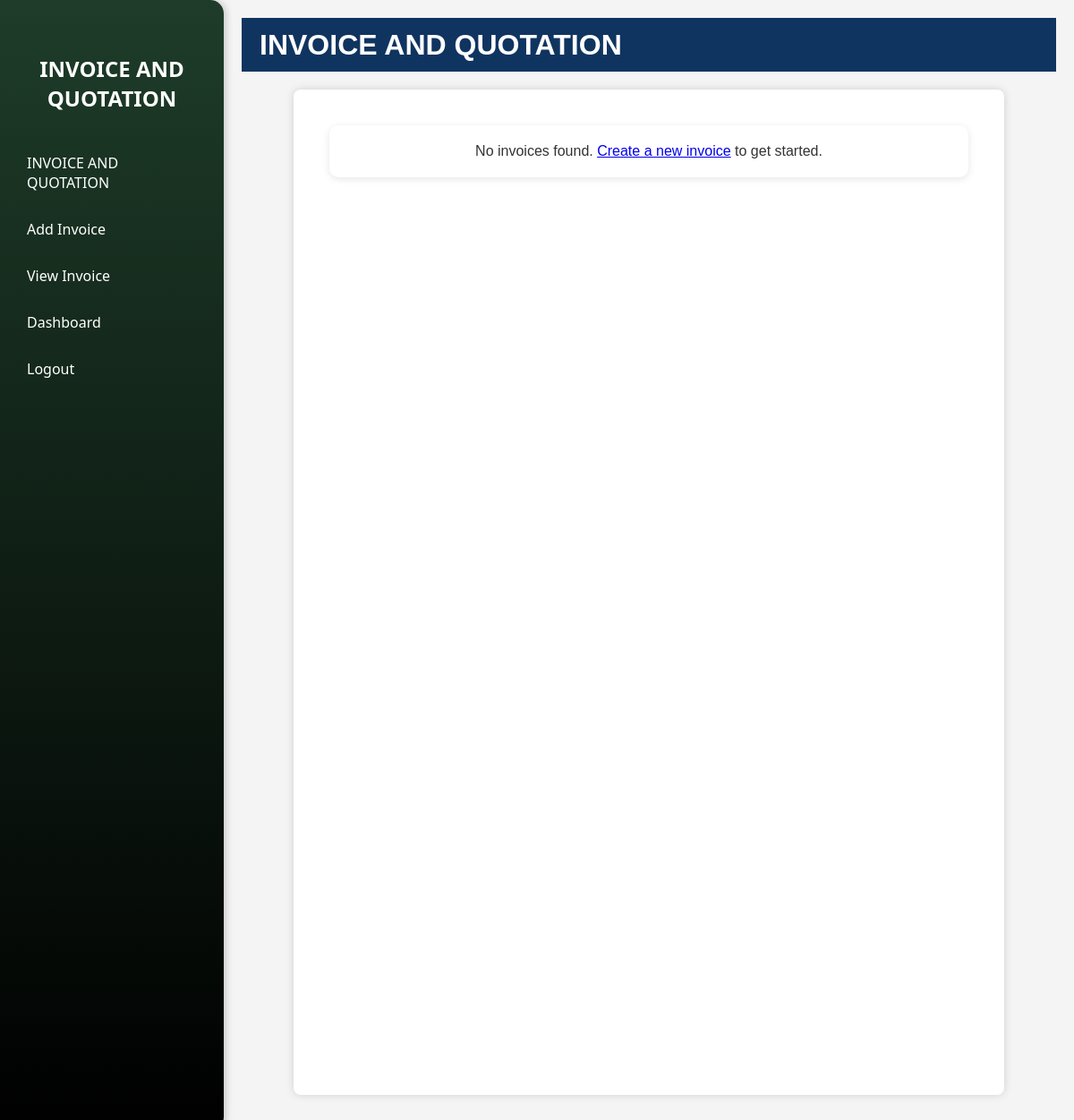
The app's page /invoices, older data.
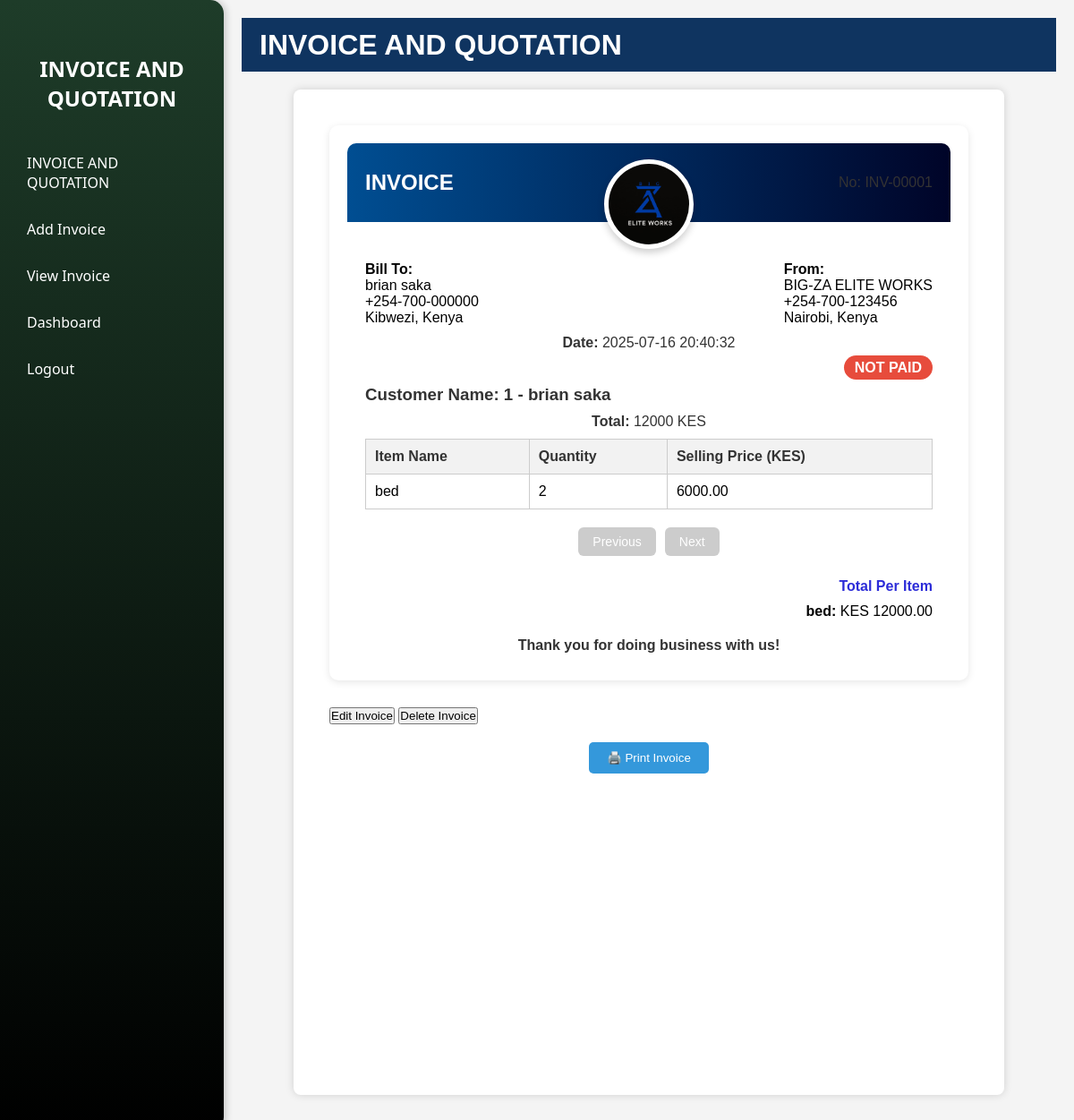
The same page, newer data.
### tables this page shows
CREATE TABLE invoices (
        id INTEGER PRIMARY KEY AUTOINCREMENT,
            customer_name TEXT,
            total_price INTEGER,
            date TIMESTAMP DEFAULT CURRENT_TIMESTAMP
            );

CREATE TABLE invoice_items (
        id INTEGER PRIMARY KEY AUTOINCREMENT,
            item_type TEXT NOT NULL,
            invoice_id INTEGER,
            item_quantity INTEGER NOT NULL,
            selling_price INTEGER NULL,
            is_paid INTEGER DEFAULT 0,
            status TEXT DEFAULT 'not paid',
            created_at INTEGER DEFAULT CURRENT_TIMESTAMP
    );

### app.py (the view)
@app.route('/invoices')
def all_invoices():
    conn = sqlite3.connect('furniture.db')
    cursor = conn.cursor()
    cursor.execute("SELECT * FROM invoices")
    invoices = cursor.fetchall()
    invoice_data = []
    for inv in invoices:
        cursor.execute("""
            SELECT item_type, item_quantity, selling_price, status
            FROM invoice_items
            WHERE invoice_id = ?
        """, (inv[0],))
        items = cursor.fetchall()
        invoice_data.append({'invoice': inv, 'items': items})
    conn.close()
    return render_template('invoicing.html', data=invoice_data)

### templates/invoicing.html (shortened to what the changed rows need)
<!DOCTYPE html>
<html lang="en">
<head>
</head>
<body>
  <div class="sidebar hidden" id="sidebar">
    <h2>INVOICE AND QUOTATION</h2>
  </div>
  <div class="content" id="content">
    <div class="topbar">
      <h1>INVOICE AND QUOTATION</h1>
    </div>
    <div class="invoice-container">
      {% if data %}
        {% for group in data %}
          <div class="print-area">
            <div class="invoice-box" data-invoice-id="{{ group.invoice[0]|int }}">
              <div style="background: linear-gradient(to right, #004e92, #000428); padding: 30px 20px; color: white; border-top-left-radius: 10px; border-top-right-radius: 10px;">
                <div style="display: flex; justify-content: space-between; align-items: center;">
                  <h2 style="margin: 0;">INVOICE</h2>
                  <p style="margin: 0;">No: INV-{{ '%05d'|format(group.invoice[0]|int) }}</p>
                </div>
              </div>
              <div style="text-align: center; margin-top: -70px;">
                <img src="{{ url_for('static', filename='images/final.jpeg') }}" alt="Logo" style="width: 100px; height: 100px; border-radius: 50%; border: 5px solid white; box-shadow: 0 4px 8px rgba(0,0,0,0.2); background-color: white;">
              </div>
              <div style="padding: 10px 20px;">
                <div style="display: flex; justify-content: space-between;">
                  <div>
                    <strong>Bill To:</strong><br/>
                    {{ group.invoice[1] }}<br/>
                    +254-700-000000<br/>
                    Kibwezi, Kenya
                  </div>
                  <div>
                    <strong>From:</strong><br/>
                    BIG-ZA ELITE WORKS<br/>
                    +254-700-123456<br/>
                    Nairobi, Kenya
                  </div>
                </div>
                <p style="margin-top: 10px;"><strong>Date:</strong> {{ group.invoice[3] if group.invoice[3] else "Unknown" }}</p>
              </div>
              {% set statuses = group["items"] | map(attribute=3) | list %}
              {% set paid = 'not paid' not in statuses %}
              <div style="text-align: right; padding: 0 20px;">
                {% if paid %}
                  <span style="background-color: #27ae60; color: white; padding: 5px 12px; border-radius: 20px; font-weight: bold;">PAID</span>
                {% else %}
                  <span style="background-color: #e74c3c; color: white; padding: 5px 12px; border-radius: 20px; font-weight: bold;">NOT PAID</span>
                {% endif %}
              </div>
              <div style="padding: 10px 20px;">
                <h3 style="margin-bottom: 10px;">Customer Name: {{ group.invoice[0] }} - {{ group.invoice[1] }}</h3>
                <p><strong>Total:</strong> {{ group.invoice[2] }} KES</p>
                <table class="sales_summary" data-invoice-id="{{ group.invoice[0]|int }}">
                  <thead>
                    <tr>
                      <th>Item Name</th>
                      <th>Quantity</th>
                      <th>Selling Price (KES)</th>
                    </tr>
                  </thead>
                  <tbody class="invoice-items">
                    {% for item in group["items"] %}
                    <tr class="item-row">
                      <td>{{ item[0] }}</td>
                      <td>{{ item[1] }}</td>
                      <td>{{ "%.2f" | format(item[2]) }}</td>
                    </tr>
                    {% endfor %}
                  </tbody>
                </table>
                <div class="pagination" data-invoice-id="{{ group.invoice[0]|int }}">
                  <button onclick="prevPage({{ group.invoice[0]|int }})" class="prev-btn">Previous</button>
                  <button onclick="nextPage({{ group.invoice[0]|int }})" class="next-btn">Next</button>
                </div>
                <div class="totals-section">
                  <h4>Total Per Item</h4>
                  <ul>
                    {% for item in group["items"] %}
                      <li><strong>{{ item[0] }}:</strong> KES {{ "%.2f" | format(item[1] * item[2]) }}</li>
                    {% endfor %}
                  </ul>
                </div>
                <p style="text-align: center; margin-top: 20px; font-weight: bold;">Thank you for doing business with us!</p>
              </div>
            </div>
          </div>
          <div class="button-group">
            <a href="{{ url_for('edit_invoice', id=group.invoice[0])}}"><button>Edit Invoice</button></a>
            <button class="delete-btn" onclick="deleteInvoice('{{ group.invoice[0]|int }}')">Delete Invoice</button>
            <button class="print-button" onclick="window.print()">🖨️ Print Invoice</button>
          </div>
        {% endfor %}
      {% else %}
        <div class="invoice-box">
          <p>No invoices found. <a href="{{ url_for('create_invoice') }}">Create a new invoice</a> to get started.</p>
        </div>
      {% endif %}
    </div>
  </div>
</body>
</html>

Row changes from the older to the newer data that the page shows:
added invoices: id "00001", customer_name "brian saka", date "2025-07-16 20:40:32", id "1", customer_name "brian saka", total_price "12000"
added invoice_items: status "not paid" (drawn), item_type "bed", item_quantity "2", selling_price "6000.00", item[1]*item[2] "12000.00"
Text that changed along with them:
new list line: "INVOICE No: INV- Bill To: +254-700-000000 Kibwezi, Kenya From: BIG-ZA ELITE WORKS +254-700-123456 Nairobi, Kenya Date: NOT PAID Customer Name: - Total: KES Item Name Quantity Selling Price (KES) Previous Next Total Per Item Thank you for doing business with us! Edit Invoice Delete Invoice 🖨️ Print Invoice"
text no longer shown: "No invoices found. Create a new invoice to get started."
